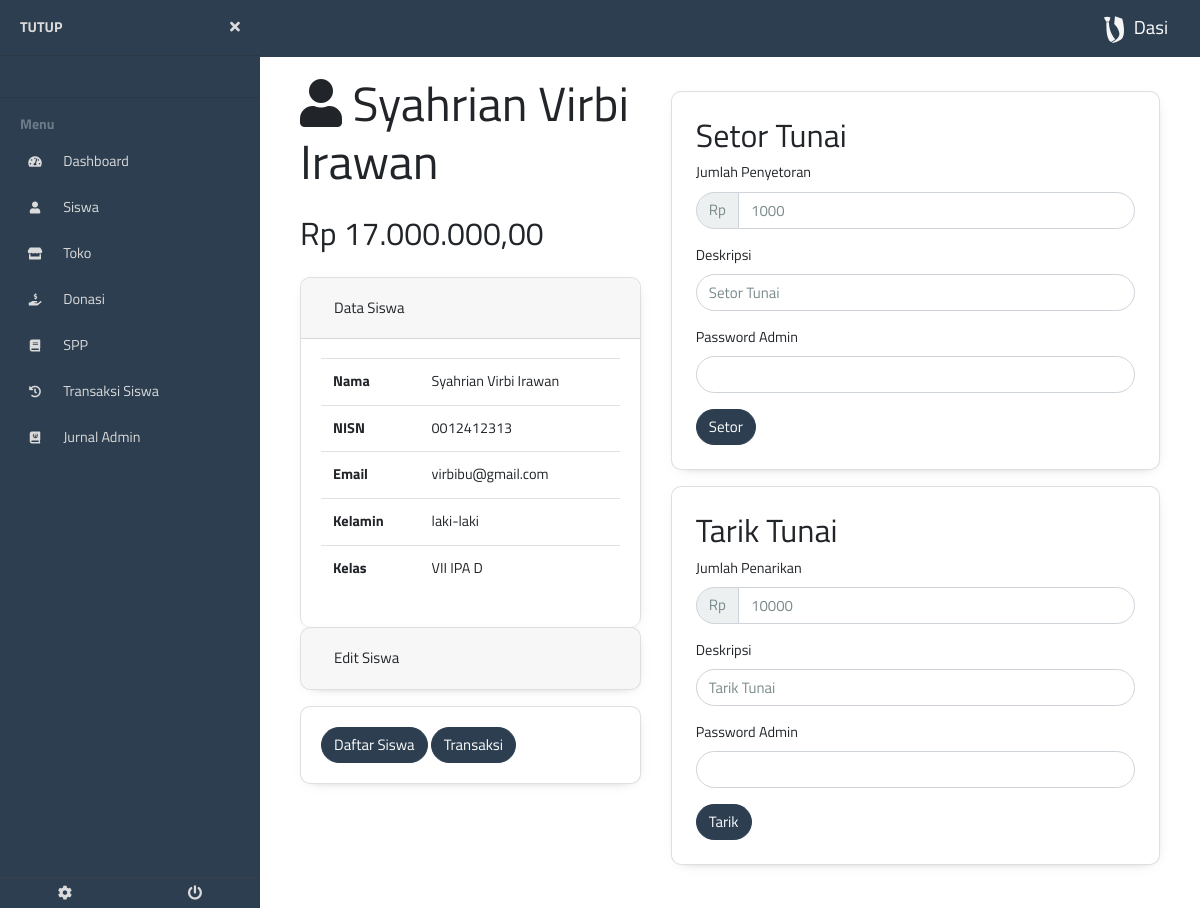
Page /admin/detail_siswa.php?id=25 (signed in) on the committed database.
### tables this page shows
CREATE TABLE `users` (
  `id` int(11) NOT NULL,
  `id_sekolah` int(11) NOT NULL,
  `tanggal_pendaftaran` timestamp NOT NULL DEFAULT CURRENT_TIMESTAMP,
  `nama` varchar(255) NOT NULL,
  `kelamin` enum('laki-laki','perempuan') NOT NULL,
  `email` varchar(255) NOT NULL,
  `level` varchar(255) NOT NULL DEFAULT 'siswa',
  `tingkatan` enum('I','II','III','IV','V','VI','VII','VIII','IX','X','XI','XII','XIII') NOT NULL,
  `jurusan` varchar(255) NOT NULL,
  `kelas` varchar(255) NOT NULL,
  `nisn` varchar(255) NOT NULL,
  `saldo` bigint(20) NOT NULL DEFAULT '0',
  `password` varchar(255) NOT NULL
);

### db/database.php (called while the page is built, shortened)
<?php
require __DIR__ . "/../process/utils.php";
class Database
{
    private $contHost = 'localhost';
    private $contnama = 'dasi';
    private $contUsernama = 'root';
    private $contUserPassword = '';
    private $cont  = null;
    public function __construct()
    {
        if ($this->cont == null) {
            try {
                $this->cont =  new PDO(
                    "mysql:host=" . $this->contHost .
                        ";" . "dbname=" . $this->contnama,
                    $this->contUsernama,
                    $this->contUserPassword
                );
                $this->cont->setAttribute(PDO::ATTR_ERRMODE, PDO::ERRMODE_EXCEPTION);
            } catch (PDOException $e) {
                die($e->getMessage());
            }
        }
        return $this->cont;
    }
    public function getUserById($id, $rettype)
    {
        try {
            $query = $this->cont->prepare(
                "SELECT id, id_sekolah, tanggal_pendaftaran, nama, kelamin, email, level, tingkatan, kelas, jurusan, nisn, saldo
                FROM users WHERE id=:id"
            );
            $query->bindParam("id", $id, PDO::PARAM_STR);
            $query->execute();
            if ($query->rowCount() > 0) {
                return $query->fetch($rettype);
            }
        } catch (PDOException $e) {
            exit($e->getMessage());
        }
    }
}

### process/getAdminLoginData.php (called while the page is built, shortened)
<?php
require '../db/database.php';
$db = new Database();

### process/utils.php (called while the page is built, shortened)
<?php
function rupiah($angka)
{
    $hasil_rupiah = "Rp " . number_format($angka, 2, ',', '.');
    return $hasil_rupiah;
}

### admin/detail_siswa.php (the view, shortened to what this page needs)
<!DOCTYPE html>
<html lang="en">
<head>
    <?php include "../component/helmet.php" ?>
</head>
<body>
    <?php include "../process/getAdminLoginData.php" ?>
    <?php include "../component/admin/sidebaropen.php" ?>
    <?php
                $siswa = $db->getUserById($_GET["id"], PDO::FETCH_OBJ);
                ?>
    <div class="row">
        <div class="col-md-5">
            <h1><i class="fas fa-user"></i> <?= $siswa->nama ?></h1>
            <div class="my-4">
                <h3><?= rupiah($siswa->saldo) ?></h3>
            </div>
            <div class="accordion" id="accordionExample">
                <div class="card">
                    <div class="card-header pointer" data-toggle="collapse" data-target="#collapseOne" id="headingOne">
                        <h5 class="mb-0">
                            <button class="btn" type="button">
                                Data Siswa
                            </button>
                        </h5>
                    </div>
                    <div id="collapseOne" class="collapse show" aria-labelledby="headingOne" data-parent="#accordionExample">
                        <div class="card-body">
                            <table class="table">
                                <tr>
                                    <th>Nama</th>
                                    <td><?= $siswa->nama ?></td>
                                </tr>
                                <tr>
                                    <th>NISN</th>
                                    <td><?= $siswa->nisn ?></td>
                                </tr>
                                <tr>
                                    <th>Email</th>
                                    <td><?= $siswa->email ?></td>
                                </tr>
                                <tr>
                                    <th>Kelamin</th>
                                    <td><?= $siswa->kelamin ?></td>
                                </tr>
                                <tr>
                                    <th>Kelas</th>
                                    <td><?= "$siswa->tingkatan $siswa->jurusan $siswa->kelas" ?></td>
                                </tr>
                            </table>
                        </div>
                    </div>
                </div>
                <div class="card">
                    <div class="card-header pointer" data-toggle="collapse" data-target="#collapseTwo" id="headingTwo">
                        <h5 class="mb-0">
                            <button class="btn collapsed" type="button">
                                Edit Siswa
                            </button>
                        </h5>
                    </div>
                </div>
            </div>
            <div class="card my-3" id="card-wrapper">
                <div class="card-body">
                    <a href="siswa.php" class="btn btn-primary">
                        Daftar Siswa
                    </a>
                    <button type="button" class="btn btn-primary" data-toggle="modal" data-target="#modalTransaksi">
                        Transaksi
                    </button>
                </div>
            </div>
        </div>
        <div class="col-md-7">
            <div class="card p-4 my-3" id="setor_tunai">
                <h3>Setor Tunai</h3>
                <form action="../actions/setor_tunai_siswa.php" method="post">
                    <div class="form-group">
                        <label for="jumlah_penyetoran">Jumlah Penyetoran</label>
                        <div class="input-group">
                            <div class="input-group-prepend">
                                <span class="input-group-text">Rp</span>
                            </div>
                            <input type="number" class="form-control uang" name="nominal_setor" id="jumlah_penyetoran" min="1000" value="1000" required>
                        </div>
                    </div>
                    <div class="form-group">
                        <label for="deskripsi_penyetoran">Deskripsi</label>
                        <input type="text" class="form-control" name="deskripsi" value="Setor Tunai" required>
                    </div>
                    <div class="form-group">
                        <label for="password">Password Admin</label>
                        <input type="password" class="form-control" name="password" required>
                    </div>
                    <input type="submit" class="btn btn-primary" value="Setor">
                </form>
            </div>
            <div class="card p-4 my-3" id="tarik_tunai">
                <h3>Tarik Tunai</h3>
                <form action="../actions/tarik_tunai_siswa.php" method="post">
                    <div class="form-group">
                        <label for="jumlah_penarikan">Jumlah Penarikan</label>
                        <div class="input-group">
                            <div class="input-group-prepend">
                                <span class="input-group-text">Rp</span>
                            </div>
                            <input type="number" class="form-control uang" name="nominal_tarik" id="jumlah_penarikan" min="1" max="<?=$siswa->saldo?>" value="10000" required>
                        </div>
                    </div>
                    <div class="form-group">
                        <label for="deskripsi_penyetoran">Deskripsi</label>
                        <input type="text" class="form-control" name="deskripsi" value="Tarik Tunai" required>
                    </div>
                    <div class="form-group">
                        <label for="password">Password Admin</label>
                        <input type="password" class="form-control" name="password" required>
                    </div>
                    <input type="submit" class="btn btn-primary" value="Tarik">
                </form>
            </div>
        </div>
    </div>
    <?php include "../component/admin/sidebarclose.php" ?>
</body>
</html>

### styles/main.css (style rules this page uses)
body { margin: 0; height: 100%; font-family: "Titillium Web", sans-serif; }
.pointer { cursor: pointer; }

### styles/sidebar.css (style rules this page uses)
body { font-size: 0.9rem; }

### rows in the picture
users: nama "Syahrian Virbi Irawan", saldo "Rp 17.000.000,00", nisn "0012412313", email "virbibu@gmail.com", kelamin "laki-laki", tingkatan "VII", jurusan "IPA", kelas "D"
